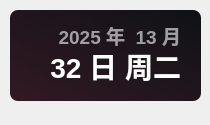
<?xml version="1.0" encoding="UTF-8"?>
<ui version="4.0">
 <class>Form</class>
 <widget class="QWidget" name="Form">
  <property name="geometry">
   <rect>
    <x>0</x>
    <y>0</y>
    <width>210</width>
    <height>125</height>
   </rect>
  </property>
  <property name="minimumSize">
   <size>
    <width>0</width>
    <height>0</height>
   </size>
  </property>
  <property name="maximumSize">
   <size>
    <width>16777215</width>
    <height>65536</height>
   </size>
  </property>
  <property name="windowTitle">
   <string>时间</string>
  </property>
  <widget class="QLabel" name="date_text">
   <property name="geometry">
    <rect>
     <x>20</x>
     <y>20</y>
     <width>161</width>
     <height>31</height>
    </rect>
   </property>
   <property name="font">
    <font>
     <family>Microsoft YaHei UI</family>
     <pointsize>14</pointsize>
     <weight>75</weight>
     <bold>true</bold>
    </font>
   </property>
   <property name="styleSheet">
    <string notr="true">color: rgba(255, 255, 255, 150);
font-weight: bold;</string>
   </property>
   <property name="text">
    <string>2025 年  13 月</string>
   </property>
   <property name="textFormat">
    <enum>Qt::PlainText</enum>
   </property>
   <property name="alignment">
    <set>Qt::AlignRight|Qt::AlignTrailing|Qt::AlignVCenter</set>
   </property>
  </widget>
  <widget class="QLabel" name="day_text">
   <property name="geometry">
    <rect>
     <x>30</x>
     <y>40</y>
     <width>151</width>
     <height>51</height>
    </rect>
   </property>
   <property name="font">
    <font>
     <family>Microsoft YaHei UI</family>
     <pointsize>21</pointsize>
     <weight>75</weight>
     <bold>true</bold>
    </font>
   </property>
   <property name="styleSheet">
    <string notr="true">border: none;
color: rgba(255, 255, 255, 255);
font-weight: bold</string>
   </property>
   <property name="text">
    <string>32 日 周二</string>
   </property>
   <property name="textFormat">
    <enum>Qt::PlainText</enum>
   </property>
   <property name="alignment">
    <set>Qt::AlignRight|Qt::AlignTrailing|Qt::AlignVCenter</set>
   </property>
  </widget>
  <widget class="QLabel" name="backgnd">
   <property name="geometry">
    <rect>
     <x>10</x>
     <y>10</y>
     <width>191</width>
     <height>91</height>
    </rect>
   </property>
   <property name="styleSheet">
    <string notr="true">background-color: qlineargradient(spread:pad, x1:0, y1:1, x2:1, y2:0, stop:0 rgba(50, 25, 35, 255), stop:1 rgba(15, 18, 22, 255));
border-radius: 8px</string>
   </property>
   <property name="text">
    <string/>
   </property>
  </widget>
  <widget class="QLabel" name="img">
   <property name="geometry">
    <rect>
     <x>10</x>
     <y>10</y>
     <width>91</width>
     <height>91</height>
    </rect>
   </property>
   <property name="styleSheet">
    <string notr="true"/>
   </property>
   <property name="pixmap">
    <pixmap>../img/1.png</pixmap>
   </property>
   <property name="scaledContents">
    <bool>true</bool>
   </property>
  </widget>
  <zorder>backgnd</zorder>
  <zorder>img</zorder>
  <zorder>date_text</zorder>
  <zorder>day_text</zorder>
 </widget>
 <resources/>
 <connections/>
</ui>
